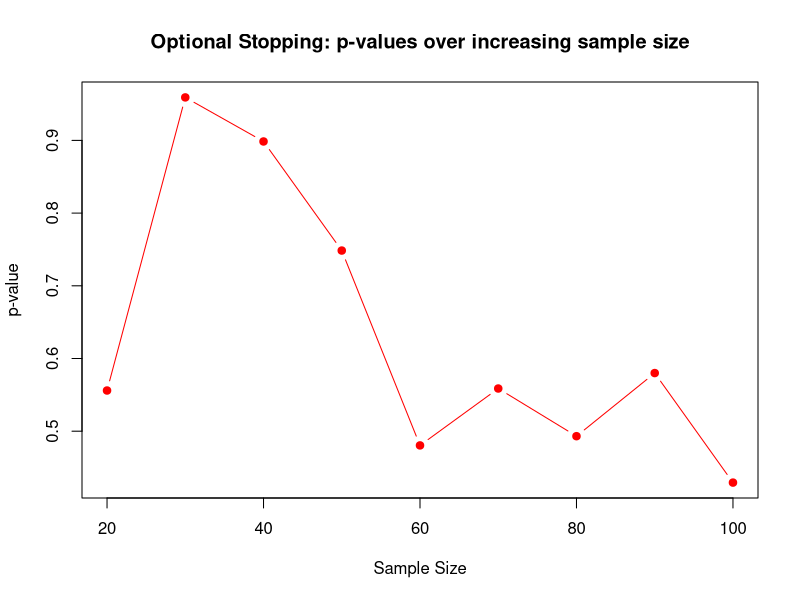

Write R code to recreate this figure.
# Load libraries
if (!require("dplyr")) install.packages("dplyr")
library(dplyr)

set.seed(1)

# Generate participant data
n <- 100
data <- data.frame(
  ID = 1:n,
  Group = sample(c("AD", "Control"), n, replace = TRUE),
  Age = round(rnorm(n, 75, 6), 1),
  Sex = sample(c("Male", "Female"), n, replace = TRUE),
  Amyloid = rnorm(n, 1, 0.3),
  Tau = rnorm(n, 1, 0.2),
  Hippocampus = rnorm(n, 3, 0.5),
  RandomBiomarker1 = rnorm(n, 0.2, 0.1),
  RandomBiomarker2 = rnorm(n, 0.5, 0.3),
  RandomBiomarker3 = rnorm(n, 0.1, 0.2),
  RandomBiomarker4 = rnorm(n, 0.8, 0.05),
  RandomBiomarker5 = rnorm(n, 0.05, 0.01),
  RandomBiomarker6 = rnorm(n, 0.6, 0.5),
  RandomBiomarker7 = rnorm(n, 0.08, 0.1 ),
  RandomBiomarker8 = rnorm(n, 0.1, 0.1)
)

# Intentionally misuse 1: Multiple uncorrected t-tests
cat("\n--- Multiple Testing Without Correction ---\n")
p_values <- sapply(data[ , 5:15], function(bio) {
  t.test(bio ~ data$Group)$p.value
})
print(p_values)

# Intentionally misuse 2: P-hacking - try many subgroups
cat("\n--- P-hacking with Subgroups ---\n")
data$AgeGroup <- ifelse(data$Age > 75, "Old", "Young")
young_group <- filter(data, AgeGroup == "Young")
t_test_p_hack <- t.test(young_group$Tau ~ young_group$Group)
print(t_test_p_hack)

# Intentionally misuse 3: Optional stopping (simulate sequential analysis)
cat("\n--- Optional Stopping (Sequential Testing) ---\n")
p_track <- c()
for (i in seq(20, 100, by = 10)) {
  partial_data <- data[1:i, ]
  p <- t.test(partial_data$Amyloid ~ partial_data$Group)$p.value
  p_track <- c(p_track, p)
}
print(p_track)

# Optional: Plot p-value trajectory (Optional Stopping Visualization)
plot(seq(20, 100, by = 10), p_track, type = "b", col = "red", pch = 19,
     main = "Optional Stopping: p-values over increasing sample size",
     xlab = "Sample Size", ylab = "p-value")
abline(h = 0.05, col = "blue", lty = 2)

# Summary
cat("\n--- Summary of Misuses ---\n")
cat("1. Multiple comparisons performed without any correction (e.g., Bonferroni).\n")
cat("2. Subgroup analysis conducted post hoc without proper justification.\n")
cat("3. Optional stopping inflates false positives by cherry-picking sample sizes.\n")
